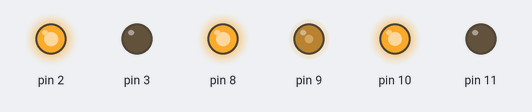
A sketch run on a simulated Arduino Uno, built with avr-gcc and run on an emulated ATmega328P. Parts: output pins drawn as LEDs (lit = HIGH).

Above: at 0.1 s.
Timing chart, 0 to 1.6 s (numbered marks = the images above):
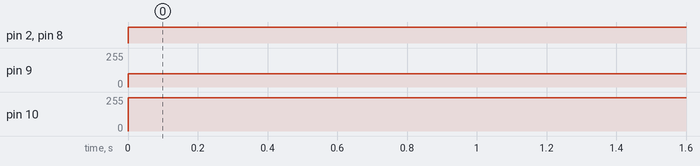

Measured:
- by itself, pin 2, pin 8: LOW → HIGH at 0.00 s
- by itself, pin 9: 0/255 → 100/255 at 0.00 s
- by itself, pin 10: 0/255 → 250/255 at 0.00 s

The sketch:

sketch_dec17b.ino
```cpp
void setup() {
pinMode(11,OUTPUT);
pinMode(9,OUTPUT);
pinMode(10,OUTPUT);
pinMode(8,OUTPUT);
pinMode(3,OUTPUT);
pinMode(2,OUTPUT);
}

void loop() {
analogWrite(9,100);
digitalWrite(11,0);
analogWrite(10,250);
digitalWrite(8,1);
analogWrite(2,250);
digitalWrite(3,0);
}
```
